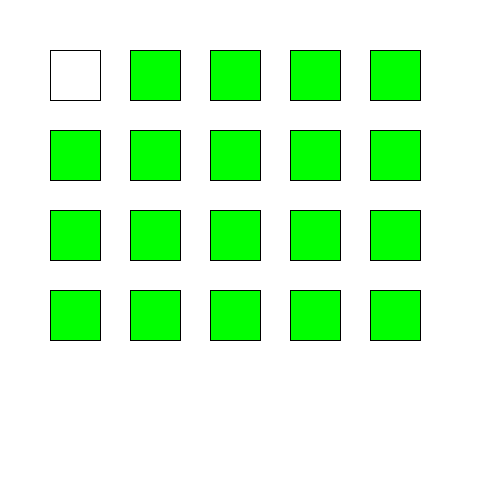
Frame 1 (no input)
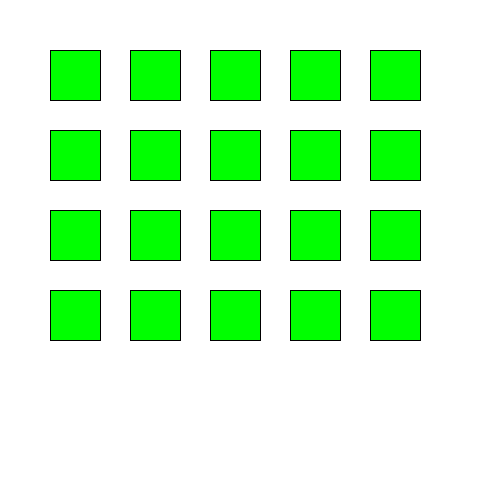
Frame 60 (the mouse pressed at the canvas centre just before this capture)
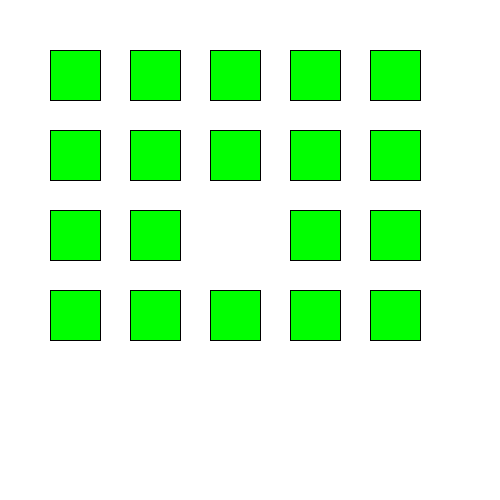
Frame 120 (the mouse held since frame 60 and released just before this capture)

The Processing sketch that drew these frames (run headless with seeded random() and noise(); from frame 60 on, the mouse is pressed at the canvas centre):

// Processing sketch: lab01Q8c
// ── lab01Q8c.pde
int[] x = new int [200];
int[] y = new int [200];
int a;
int i, j;

void setup()
{
  size(500, 500);
  for (int i=2; i<7; i=i+1)
  {
    for (int j=7; j<11; j=j+1)
    {
      x[i*j]=50+80*(i-2);
      y[i*j]=50+80*(j-7);
    }
  }
  a=210;
}

void draw()
{
  background(255, 255, 255);
  for (i=2; i<7; i++)
  {
    for (j=7; j<11; j++)
    {
      rect(x[i*j], y[j*i], 50, 50);
      fill(0, 255, 0);
      if (mousePressed && mouseX>=x[i*j] && mouseX<=x[i*j]+50 && mouseY>=y[j*i] && mouseY<=y[j*i]+50 )
      {
        x[i*j]=-100;
      }
    }
  }
  rect(a, 290, 50, 50);
  if (mousePressed && mouseX>=a && mouseX<=a+50 && mouseY>=290 && mouseY<=340)
  {
    a=-100;
  }
}
